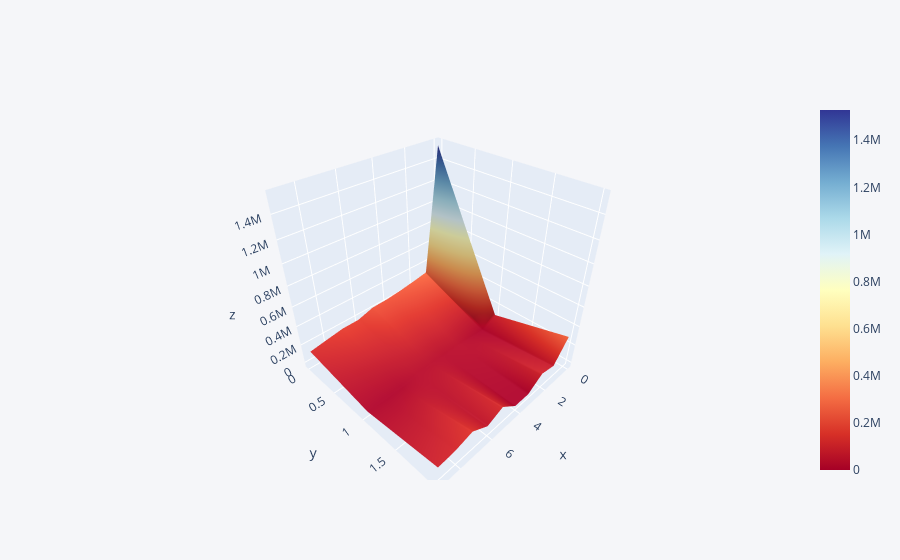

Here is the notebook cell this chart was saved with:
### Code cell
df3 = df_countries_10[['Confirmed','Deaths','Recovered']].values
df3 = pd.DataFrame(df3)
df3
df3.iplot(kind='surface',colorscale='rdylbu')

### Figure 1 — Plotly figure (JSON) as saved in the notebook; plotly's stock layout.template omitted (floating-point values rounded to 4 significant figures)
{"data": [{"colorscale": [[0, "rgb(165,0,38)"], [0.1, "rgb(215,48,39)"], [0.2, "rgb(244,109,67)"], [0.3, "rgb(253,174,97)"], [0.4, "rgb(254,224,144)"], [0.5, "rgb(255,255,191)"], [0.6, "rgb(224,243,248)"], [0.7, "rgb(171,217,233)"], [0.8, "rgb(116,173,209)"], [0.9, "rgb(69,117,180)"], [1, "rgb(49,54,149)"]], "type": "surface", "x": [0, 1, 2, 3, 4, 5, 6, 7, 8, 9], "y": [0, 1, 2], "z": [[1528568, 299941, 271885, 248818, 232037, 226699, 178428, 177778, 151615, 124603], [91921, 2837, 17983, 35341, 27778, 32169, 27976, 8081, 4199, 7119], [289392, 76130, 106794, 0, 0, 129401, 61246, 155681, 112895, 97173]]}], "layout": {"legend": {"bgcolor": "#F5F6F9", "font": {"color": "#4D5663"}}, "paper_bgcolor": "#F5F6F9", "plot_bgcolor": "#F5F6F9", "title": {"font": {"color": "#4D5663"}}, "xaxis": {"gridcolor": "#E1E5ED", "showgrid": true, "tickfont": {"color": "#4D5663"}, "title": {"font": {"color": "#4D5663"}, "text": ""}, "zerolinecolor": "#E1E5ED"}, "yaxis": {"gridcolor": "#E1E5ED", "showgrid": true, "tickfont": {"color": "#4D5663"}, "title": {"font": {"color": "#4D5663"}, "text": ""}, "zerolinecolor": "#E1E5ED"}}}
